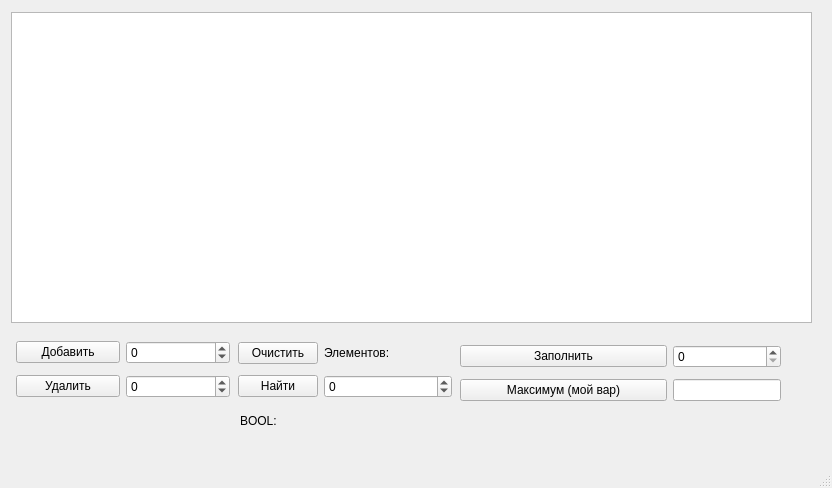
<?xml version="1.0" encoding="UTF-8"?>
<ui version="4.0">
 <class>MainWindow</class>
 <widget class="QMainWindow" name="MainWindow">
  <property name="geometry">
   <rect>
    <x>0</x>
    <y>0</y>
    <width>832</width>
    <height>488</height>
   </rect>
  </property>
  <property name="windowTitle">
   <string>Hash</string>
  </property>
  <widget class="QWidget" name="centralwidget">
   <widget class="QTableView" name="tableView">
    <property name="geometry">
     <rect>
      <x>11</x>
      <y>12</y>
      <width>801</width>
      <height>311</height>
     </rect>
    </property>
   </widget>
   <widget class="QWidget" name="">
    <property name="geometry">
     <rect>
      <x>16</x>
      <y>336</y>
      <width>214</width>
      <height>67</height>
     </rect>
    </property>
    <layout class="QGridLayout" name="gridLayout">
     <item row="0" column="0">
      <widget class="QPushButton" name="addButton">
       <property name="text">
        <string>Добавить</string>
       </property>
      </widget>
     </item>
     <item row="0" column="1">
      <widget class="QSpinBox" name="addSpinBox">
       <property name="sizePolicy">
        <sizepolicy hsizetype="Minimum" vsizetype="Preferred">
         <horstretch>0</horstretch>
         <verstretch>0</verstretch>
        </sizepolicy>
       </property>
       <property name="minimum">
        <number>-2000000000</number>
       </property>
       <property name="maximum">
        <number>2000000000</number>
       </property>
      </widget>
     </item>
     <item row="1" column="0">
      <widget class="QPushButton" name="deleteButton">
       <property name="text">
        <string>Удалить</string>
       </property>
      </widget>
     </item>
     <item row="1" column="1">
      <widget class="QSpinBox" name="deleteSpinBox">
       <property name="sizePolicy">
        <sizepolicy hsizetype="Minimum" vsizetype="Preferred">
         <horstretch>0</horstretch>
         <verstretch>0</verstretch>
        </sizepolicy>
       </property>
       <property name="minimum">
        <number>-2000000000</number>
       </property>
       <property name="maximum">
        <number>2000000000</number>
       </property>
      </widget>
     </item>
    </layout>
   </widget>
   <widget class="QWidget" name="">
    <property name="geometry">
     <rect>
      <x>460</x>
      <y>340</y>
      <width>321</width>
      <height>67</height>
     </rect>
    </property>
    <layout class="QGridLayout" name="gridLayout_3">
     <item row="1" column="0" colspan="2">
      <widget class="QPushButton" name="maxButton">
       <property name="text">
        <string>Максимум (мой вар)</string>
       </property>
      </widget>
     </item>
     <item row="1" column="2">
      <widget class="QLineEdit" name="maxLine">
       <property name="sizePolicy">
        <sizepolicy hsizetype="Fixed" vsizetype="Fixed">
         <horstretch>0</horstretch>
         <verstretch>0</verstretch>
        </sizepolicy>
       </property>
       <property name="readOnly">
        <bool>true</bool>
       </property>
      </widget>
     </item>
     <item row="0" column="2">
      <widget class="QSpinBox" name="fillSpinBox">
       <property name="sizePolicy">
        <sizepolicy hsizetype="Minimum" vsizetype="Preferred">
         <horstretch>0</horstretch>
         <verstretch>0</verstretch>
        </sizepolicy>
       </property>
       <property name="minimum">
        <number>0</number>
       </property>
       <property name="maximum">
        <number>1000</number>
       </property>
      </widget>
     </item>
     <item row="0" column="0" colspan="2">
      <widget class="QPushButton" name="fillButton">
       <property name="text">
        <string>Заполнить</string>
       </property>
      </widget>
     </item>
    </layout>
   </widget>
   <widget class="QWidget" name="">
    <property name="geometry">
     <rect>
      <x>238</x>
      <y>337</y>
      <width>214</width>
      <height>67</height>
     </rect>
    </property>
    <layout class="QGridLayout" name="gridLayout_2">
     <item row="0" column="0">
      <widget class="QPushButton" name="clearButton">
       <property name="text">
        <string>Очистить</string>
       </property>
      </widget>
     </item>
     <item row="0" column="1">
      <widget class="QLabel" name="label">
       <property name="text">
        <string>Элементов:</string>
       </property>
      </widget>
     </item>
     <item row="0" column="2">
      <widget class="QLabel" name="amountLabel">
       <property name="text">
        <string/>
       </property>
      </widget>
     </item>
     <item row="1" column="0">
      <widget class="QPushButton" name="findButton">
       <property name="text">
        <string>Найти</string>
       </property>
      </widget>
     </item>
     <item row="1" column="1" colspan="2">
      <widget class="QSpinBox" name="findSpinBox">
       <property name="sizePolicy">
        <sizepolicy hsizetype="Minimum" vsizetype="Preferred">
         <horstretch>0</horstretch>
         <verstretch>0</verstretch>
        </sizepolicy>
       </property>
       <property name="minimum">
        <number>-2000000000</number>
       </property>
       <property name="maximum">
        <number>2000000000</number>
       </property>
      </widget>
     </item>
    </layout>
   </widget>
   <widget class="QWidget" name="">
    <property name="geometry">
     <rect>
      <x>240</x>
      <y>410</y>
      <width>81</width>
      <height>22</height>
     </rect>
    </property>
    <layout class="QGridLayout" name="gridLayout_4">
     <item row="0" column="0">
      <widget class="QLabel" name="label_2">
       <property name="text">
        <string>BOOL:</string>
       </property>
      </widget>
     </item>
     <item row="0" column="1">
      <widget class="QLabel" name="findLabel">
       <property name="sizePolicy">
        <sizepolicy hsizetype="Preferred" vsizetype="Fixed">
         <horstretch>0</horstretch>
         <verstretch>0</verstretch>
        </sizepolicy>
       </property>
       <property name="text">
        <string/>
       </property>
      </widget>
     </item>
    </layout>
   </widget>
  </widget>
  <widget class="QMenuBar" name="menubar">
   <property name="geometry">
    <rect>
     <x>0</x>
     <y>0</y>
     <width>832</width>
     <height>26</height>
    </rect>
   </property>
  </widget>
  <widget class="QStatusBar" name="statusbar"/>
 </widget>
 <resources/>
 <connections/>
</ui>
